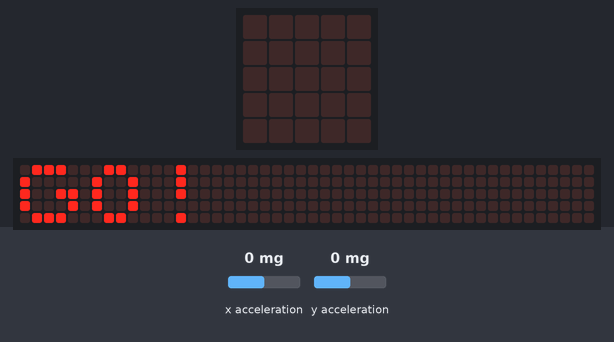
This program was run on a simulated BBC micro:bit (MakeCode). On the bench: the board's 5×5 LED display, a strip that is not on the board, showing the scrolling text unrolled. Inputs (shaded band) come from the test bench; at power-on: x acceleration 0 mg, y acceleration 0 mg. Random numbers come from a fixed seed; the 48×5 strip is a reading aid, not a part: it shows the text the display is scrolling, unrolled, one strip-width of it at a time; the short countdown, score and lost-life animations are approximate; the run ends where the board's game-over animation would start. At 20.4 s the program stops and its outputs stay as they are.

Above: at 2.9 s.
At 4.8 s:
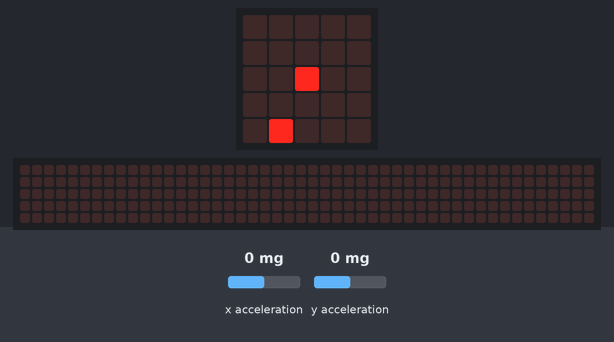
4.9 s: x acceleration set to -1440 mg
At 5.24 s:
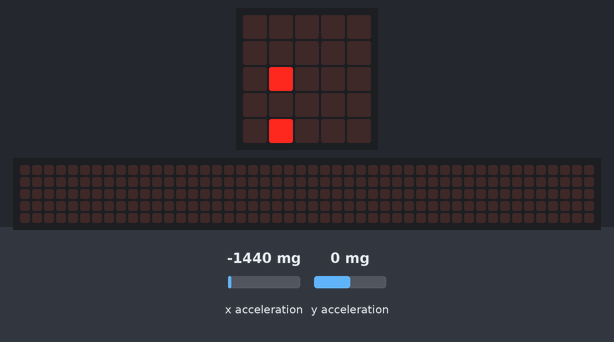
7.4 s: y acceleration set to -35 mg
9.5 s: y acceleration set to -44 mg
At 9.88 s:
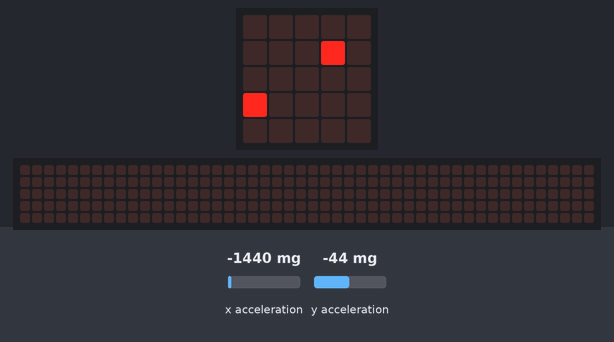
12.0 s: x acceleration set to -45 mg
15.0 s: x acceleration set to -36 mg
At 15.59 s:
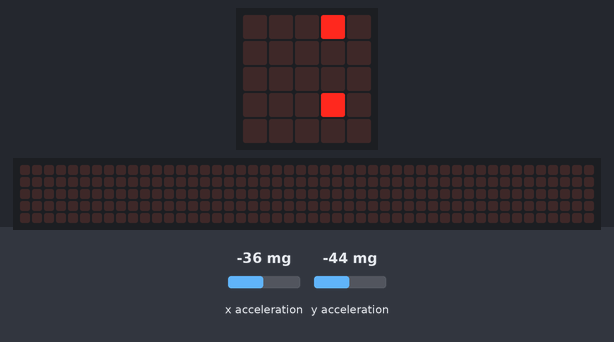
18.0 s: x acceleration set to 750 mg
At 21.0 s:
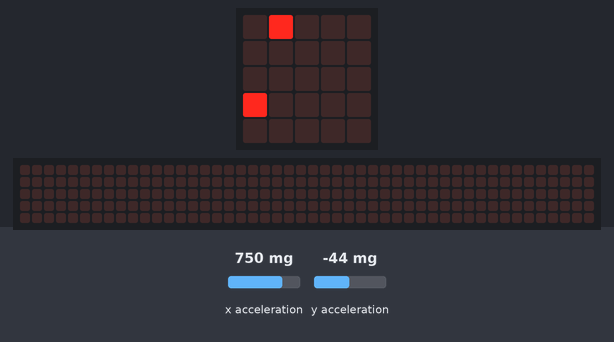

Measured:
- the behaviour switches between -40 and -41 mg on y acceleration (found by bisection; images 2 and 3)
- the behaviour switches between -41 and -40 mg on x acceleration (found by bisection; images 3 and 4)
- what the display in image 0 shows lasts 0.7 s, from 2.9 s to 3.6 s
- what the display in image 2 shows lasts 0.5 s, from 5.0 s to 5.5 s
- what the display in image 3 shows lasts 0.4 s, from 9.7 s to 10.1 s

The program:

main.ts
```typescript
game.setScore(0)
game.setLife(3)
let jogador = game.createSprite(2, 2)
let bomba = game.createSprite(randint(0, 4), randint(0, 4))
let cronometro = 0
let velocidade = 450
basic.showString("GO!")
basic.forever(function () {
    basic.clearScreen()
    if (input.acceleration(Dimension.Y) < -40 && jogador.get(LedSpriteProperty.Y) > 0) {
        jogador.change(LedSpriteProperty.Y, -1)
    } else if (input.acceleration(Dimension.Y) > 40 && jogador.get(LedSpriteProperty.Y) < 4) {
        jogador.change(LedSpriteProperty.Y, 1)
    }
    if (input.acceleration(Dimension.X) < -40 && jogador.get(LedSpriteProperty.X) > 0) {
        jogador.change(LedSpriteProperty.X, -1)
    } else if (input.acceleration(Dimension.X) > 40 && jogador.get(LedSpriteProperty.X) < 4) {
        jogador.change(LedSpriteProperty.X, 1)
    }
    if (bomba.isTouching(jogador)) {
        game.addScore(1)
        bomba.set(LedSpriteProperty.X, randint(0, 4))
        bomba.set(LedSpriteProperty.Y, randint(0, 4))
        cronometro = 0
    }
    if (cronometro == 9) {
        basic.pause(100)
        game.removeLife(1)
        bomba.set(LedSpriteProperty.X, randint(0, 4))
        bomba.set(LedSpriteProperty.Y, randint(0, 4))
        cronometro = 0
    }
    cronometro += 1
    basic.pause(velocidade)
    if (velocidade > 250) {
        velocidade += -2
    }
    if (jogador.get(LedSpriteProperty.X) == 4) {
        jogador.set(LedSpriteProperty.X, 0)
    } else if (jogador.get(LedSpriteProperty.X) == 0) {
        jogador.set(LedSpriteProperty.X, 4)
    }
    if (jogador.get(LedSpriteProperty.Y) == 4) {
        jogador.set(LedSpriteProperty.Y, 0)
    } else if (jogador.get(LedSpriteProperty.Y) == 0) {
        jogador.set(LedSpriteProperty.Y, 4)
    }
})
```

test.ts
```typescript
// testes vão aqui; isto não será compilado quando este pacote for usado como uma extensão.
```
